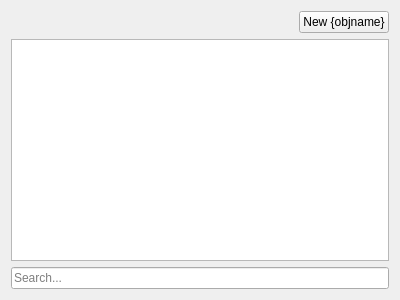
<?xml version="1.0" encoding="UTF-8"?>
<ui version="4.0">
 <class>ListWidget</class>
 <widget class="QWidget" name="ListWidget">
  <property name="geometry">
   <rect>
    <x>0</x>
    <y>0</y>
    <width>400</width>
    <height>300</height>
   </rect>
  </property>
  <property name="windowTitle">
   <string>ListWidget</string>
  </property>
  <layout class="QVBoxLayout" name="verticalLayout">
   <item>
    <layout class="QVBoxLayout" name="verticalLayout_2">
     <item>
      <layout class="QHBoxLayout" name="horizontalLayout">
       <item>
        <spacer name="horizontalSpacer">
         <property name="orientation">
          <enum>Qt::Horizontal</enum>
         </property>
         <property name="sizeHint" stdset="0">
          <size>
           <width>40</width>
           <height>20</height>
          </size>
         </property>
        </spacer>
       </item>
       <item>
        <widget class="QPushButton" name="newBtn">
         <property name="text">
          <string>New {objname}</string>
         </property>
        </widget>
       </item>
      </layout>
     </item>
     <item>
      <widget class="QTreeWidget" name="treeWidget">
       <property name="alternatingRowColors">
        <bool>true</bool>
       </property>
       <property name="indentation">
        <number>0</number>
       </property>
       <property name="headerHidden">
        <bool>true</bool>
       </property>
       <column>
        <property name="text">
         <string notr="true">1</string>
        </property>
       </column>
      </widget>
     </item>
     <item>
      <widget class="QLineEdit" name="srchbar">
       <property name="placeholderText">
        <string>Search...</string>
       </property>
      </widget>
     </item>
    </layout>
   </item>
  </layout>
 </widget>
 <resources/>
 <connections/>
</ui>
